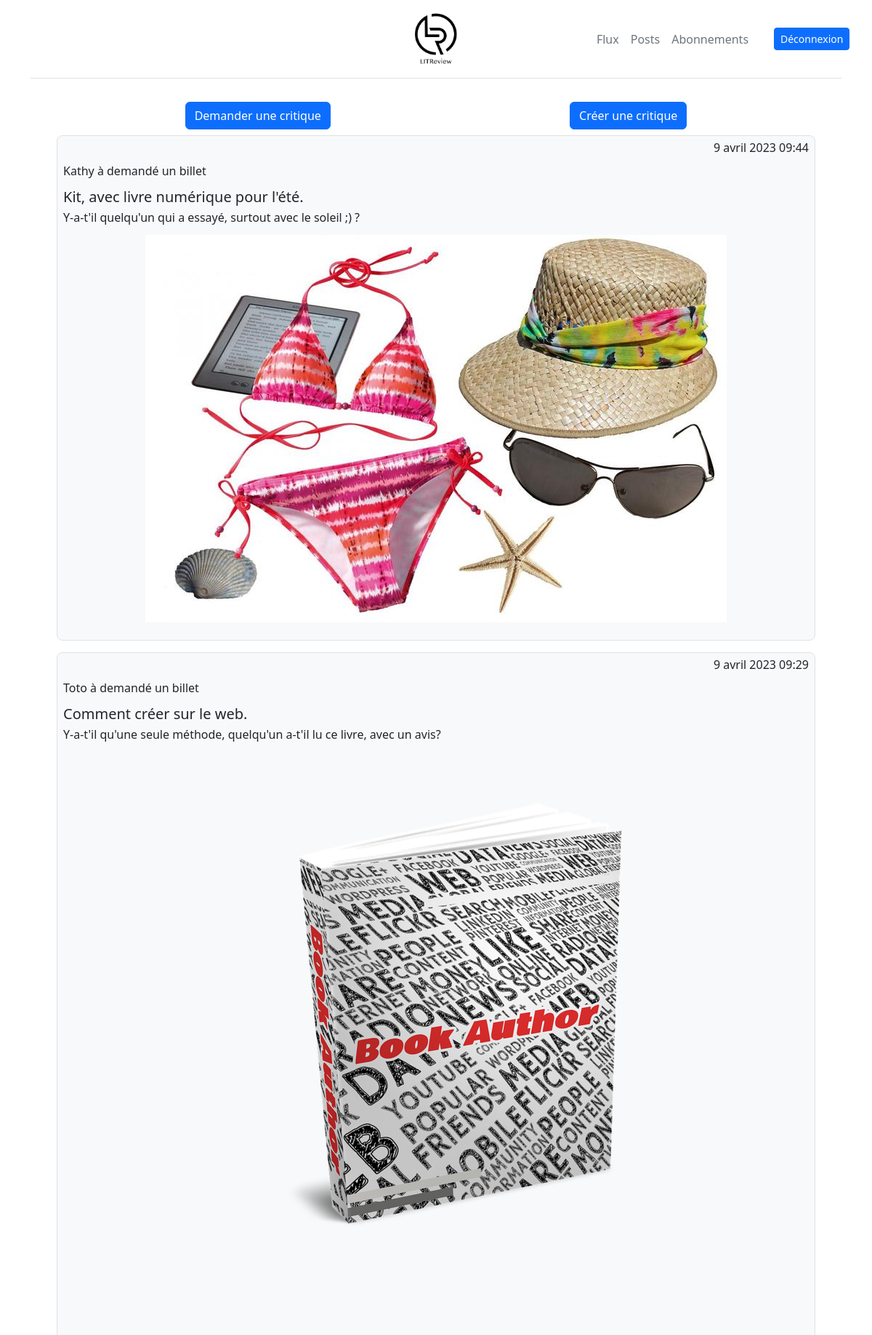
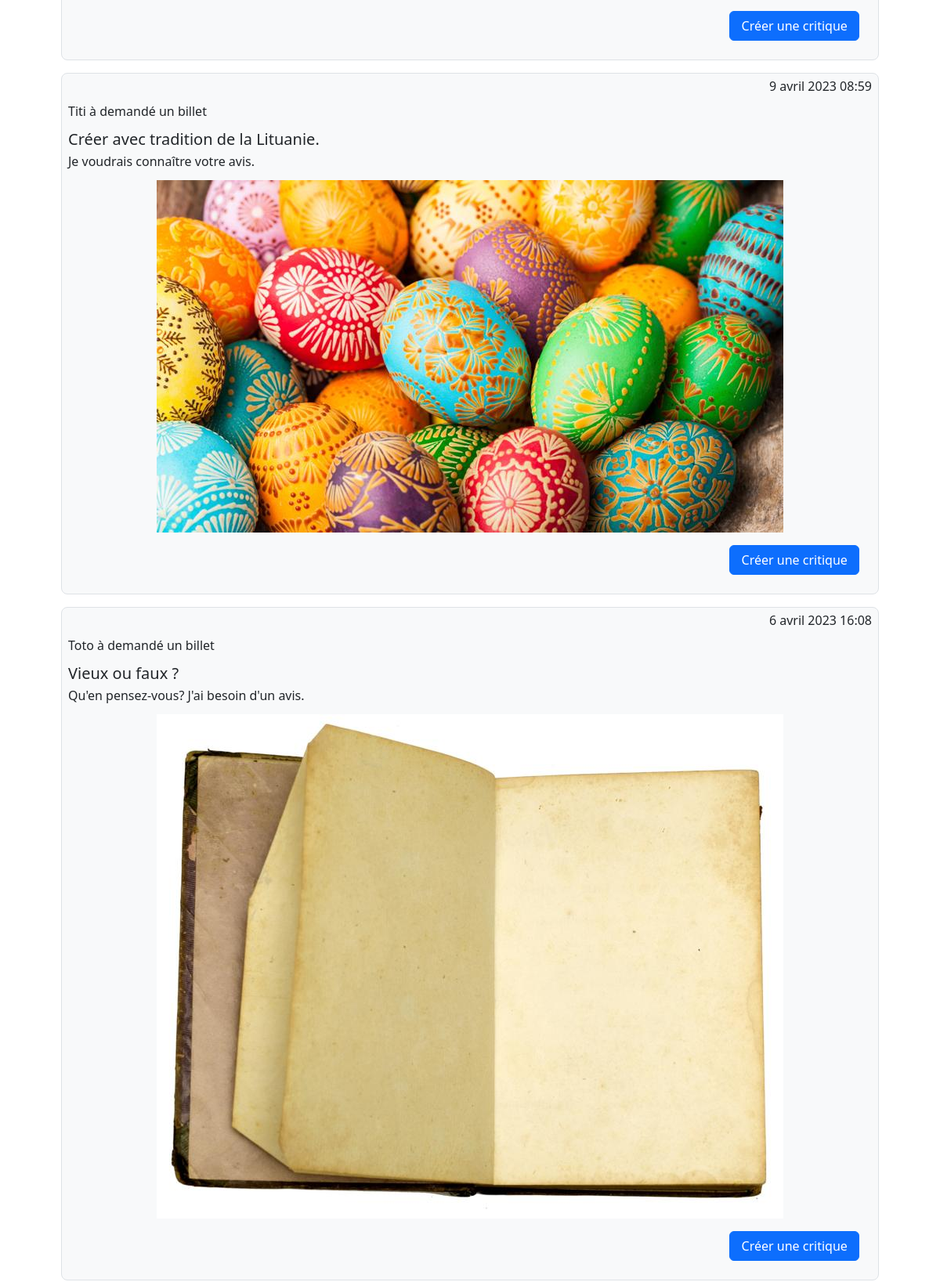
/stream/ (signed in, upper part), run on the app's committed database (2 pictures, top to bottom).
### mvp/models.py (models this page shows, shortened)
class Ticket(models.Model):
    title = models.CharField(max_length=128)
    description = models.TextField(max_length=2048, blank=True)
    user = models.ForeignKey(to=settings.AUTH_USER_MODEL, on_delete=models.CASCADE)
    image = models.ImageField(null=True, blank=True)
    time_created = models.DateTimeField(auto_now_add=True)
    IMAGE_MAX_SIZE = (800, 800)

### authentication/models.py (models this page shows, shortened)
class MyUser(AbstractBaseUser, PermissionsMixin):
    username = models.CharField(max_length=40, unique=True)
    USERNAME_FIELD = 'username'
    EMAIL_FIELD = 'email'
    ADMINISTRATOR = 'ADMINISTRATOR'
    SUBSCRIBER = 'SUBSCRIBER'
    ROLE_CHOICES = [
        (ADMINISTRATOR, 'Administrateur'),
        (SUBSCRIBER, 'Utilisateur'),
    ]
    REQUIRED_FIELDS = ['email']
    email = models.EmailField(
        verbose_name='email address',
        max_length=255,
        unique=True,
        null=True,
        blank=True,
    )
    role = models.CharField(max_length=30, choices=ROLE_CHOICES, default=SUBSCRIBER, verbose_name='Rôle')
    is_active = models.BooleanField(default=True)
    is_admin = models.BooleanField(default=False)
    objects = MyCustomManager()
    def __str__(self):
        return self.username

### mvp/views.py (the view)
# urls.py: path('stream/', mvp.views.Stream.as_view(template_name='mvp/stream.html'), name='stream'),
class Stream(LoginRequiredMixin, ListView):
    paginate_by = 4
    def get_queryset(self):
        reviews = get_users_viewable_reviews(self.request.user)
        reviews = reviews.annotate(content_type=Value('REVIEW', CharField()))
        tickets = get_users_viewable_tickets(self.request.user)
        tickets = tickets.annotate(content_type=Value('TICKET', CharField()))
        posts = sorted(
            chain(reviews, tickets),
            key=lambda post: post.time_created,
            reverse=True
        )
        return posts

### mvp/templatetags/mvp_extras.py (called while the page is built)
@register.simple_tag(takes_context=True)
def get_poster_display(context, user):
    if user == context['user']:
        return 'Tu'
    return user

### mvp/templatetags/mvp_extras_review.py (called while the page is built)
@register.filter
def review_exist(ticket):
    if Review.objects.filter(ticket=ticket).exists():
        return True
    else:
        return False

### mvp/views.py (called while the page is built)
def get_users_viewable_reviews(the_user):
    all_user_follows = UserFollows.objects.filter(user=the_user)
    all_user_permitted = [couple.followed_user for couple in all_user_follows]
    reviews = Review.objects.filter(user__in=all_user_permitted)
    if the_user.groups.filter(name='administrators').exists():
        reviews = Review.objects.exclude(user=the_user)
    return reviews

def get_users_viewable_tickets(the_user):
    all_user_follows = UserFollows.objects.filter(user=the_user)
    all_user_permitted = [couple.followed_user for couple in all_user_follows]
    tickets = Ticket.objects.filter(user__in=all_user_permitted)
    if the_user.groups.filter(name='administrators').exists():
        tickets = Ticket.objects.exclude(user=the_user)
    return tickets

### mvp/templates/mvp/stream.html (shortened to what this page needs)
{% extends 'base.html' %}
{% load i18n %}
{% load django_bootstrap5 %}
{% block bootstrap5_extra_head %}<link rel="stylesheet" href="https://cdn.jsdelivr.net/npm/bootstrap-icons@1.10.3/font/bootstrap-icons.css">{% endblock %}
{% load mvp_extras %}
{% block content %}
    <div class="container-lg">
        <div class=" px-4 py-2 my-3">
            <div class="d-flex justify-content-around">
                <a class="btn btn-primary" href="{% url 'create_ticket' %}">{% translate 'Asking a review' %}</a>
                <a class="btn btn-primary" href="{% url 'create_ticket_review' %}">{% translate 'Create a review' %}</a>
            </div>
            <div class="d-flex row">
                {% for instance in page_obj %}
                    {% if instance.content_type == 'TICKET' %}
                        {% include 'mvp/partials/ticket_snippet.html' with ticket=instance %}
                    {% endif %}
                {% endfor %}
            </div>
        </div>
    </div>
{% endblock content %}

### mvp/templates/mvp/partials/ticket_snippet.html
{% load get_poster_display from mvp_extras %}
{% load mvp_extras_review %}
{% load i18n %}
<div class="lh-1 p-1 p-md-2 border rounded-3 bg-light my-2 ">
    <p class="fw-light text-end">{{ ticket.time_created }}</p>
    <p>{% get_poster_display ticket.user %} {% translate 'have asked one ticket' %}</p>
    <h5>{{ ticket.title }}</h5>
    <p>{{ ticket.description }}</p>
    <div class="d-flex  justify-content-center">
         <img class="img-fluid" src="{{ ticket.image.url }}" alt="image-{{ ticket.title }}">
    </div>
    <div class="m-3 text-end">
        {% if not ticket|review_exist %}
            <a href="{% url 'MyFormsCreateReviewView' ticket.id %}" class="col-2 btn btn-primary">
                {% translate 'Create a review' %}
            </a>
        {% endif %}
    </div>
</div>

### data on the page
Ticket: time_created "9 avril 2023 09:44", user.username "Kathy", title "Kit, avec livre numérique pour l'été.", description "Y-a-t'il quelqu'un qui a essayé, surtout avec le soleil ;) ?", image (picture)
Ticket: time_created "9 avril 2023 09:29", user.username "Toto", title "Comment créer sur le web.", description "Y-a-t'il qu'une seule méthode, quelqu'un a-t'il lu ce livre, avec un avis?", image (picture)
Ticket: time_created "9 avril 2023 08:59", user.username "Titi", title "Créer avec tradition de la Lituanie.", description "Je voudrais connaître votre avis.", image (picture)
Ticket: time_created "6 avril 2023 16:08", user.username "Toto", title "Vieux ou faux ?", description "Qu'en pensez-vous? J'ai besoin d'un avis.", image (picture)
